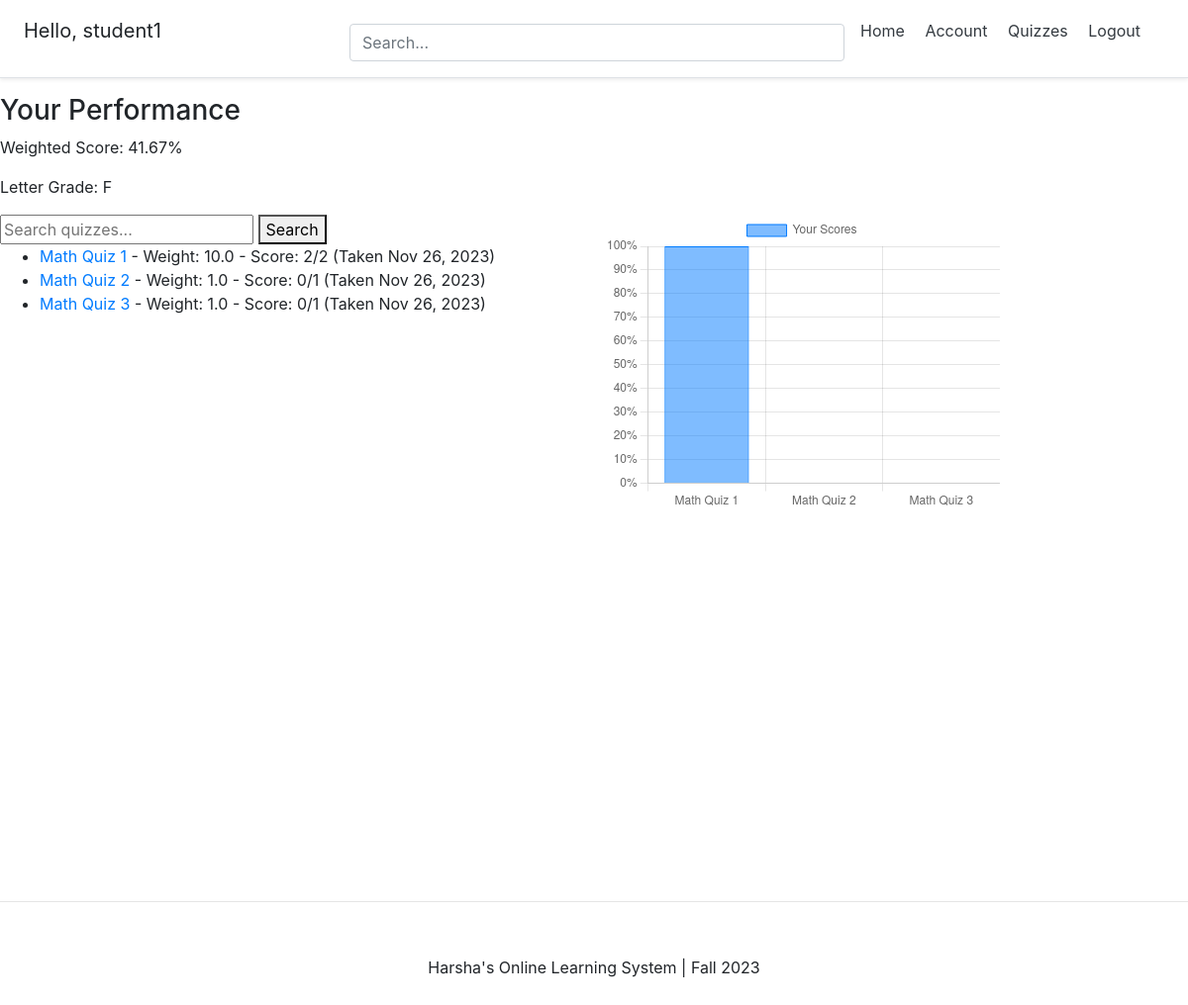
Screenshot of /quizzes/list/ (signed in) with the database file from the repository.
### account/models.py (models this page shows, shortened)
class Account(AbstractBaseUser):
	email 					= models.EmailField(verbose_name="email", max_length=60, unique=True)
	username 				= models.CharField(max_length=30, unique=True)
	date_joined				= models.DateTimeField(verbose_name='date joined', auto_now_add=True)
	last_login				= models.DateTimeField(verbose_name='last login', auto_now=True)
	is_admin				= models.BooleanField(default=False)
	is_active				= models.BooleanField(default=True)
	is_staff				= models.BooleanField(default=False)
	is_superuser			= models.BooleanField(default=False)
	is_teacher = models.BooleanField(default=False)
	USERNAME_FIELD = 'email'
	REQUIRED_FIELDS = ['username',]
	objects = MyAccountManager()

### quizzes/models.py (models this page shows, shortened)
class Quiz(models.Model):
    title = models.CharField(max_length=255, unique=True)
    created_by = models.ForeignKey(settings.AUTH_USER_MODEL, on_delete=models.CASCADE)
    description = models.TextField(default='No description provided')

class Attempt(models.Model):
    quiz = models.ForeignKey(Quiz, on_delete=models.CASCADE, related_name='attempts')
    student = models.ForeignKey(settings.AUTH_USER_MODEL, on_delete=models.CASCADE, related_name='quiz_attempts')
    score = models.IntegerField()
    date_attempted = models.DateTimeField(auto_now_add=True)

### quizzes/views.py (the view)
# urls.py: path('list/', views.quiz_list, name='quiz_list'),
@login_required
def quiz_list(request):
    search_query = request.GET.get('q', '')
    if search_query:
        quizzes = Quiz.objects.filter(title__icontains=search_query).order_by('title')
    else:
        quizzes = Quiz.objects.all().order_by('title')
    quizzes_with_attempts = []
    student_percentages = {}  # Dictionary to hold percentage scores for each quiz
    for quiz in quizzes:
        quiz_weight = QuizWeight.objects.filter(quiz=quiz).first()
        if quiz_weight:
            quiz.weight = quiz_weight.weight
        else:
            quiz.weight = 0
        attempt = Attempt.objects.filter(quiz=quiz, student=request.user).order_by('-date_attempted').first()
        quizzes_with_attempts.append((quiz, attempt))
        if attempt:
            total_questions = quiz.questions.count()
            if total_questions > 0:
                percentage_score = (attempt.score / total_questions) * 100
                student_percentages[quiz.title] = round(percentage_score, 2)
            else:
                student_percentages[quiz.title] = None
        else:
            student_percentages[quiz.title] = None
    subject_labels = list(student_percentages.keys())
    subject_values = [percent if percent is not None else 0 for percent in student_percentages.values()]
    subject_labels_json = json.dumps(subject_labels)
    subject_values_json = json.dumps(subject_values)
    if not request.user.is_teacher:
        weighted_score = compute_weighted_score(request.user)
        letter_grade = assign_letter_grade(weighted_score)
    else:
        weighted_score = None
        letter_grade = None
    if request.user.is_teacher:
        letter_grade_labels, letter_grade_counts = compute_letter_grade_distribution()
    else:
        letter_grade_labels, letter_grade_counts = None, None
    return render(request, 'quizzes/quiz_list.html', {
        'quizzes_with_attempts': quizzes_with_attempts,
        'quizzes': quizzes,
        'search_query': search_query,
        'subject_labels': subject_labels_json,
        'subject_values': subject_values_json,
        'weighted_score': weighted_score,
        'letter_grade': letter_grade,
        'letter_grade_labels': json.dumps(letter_grade_labels) if letter_grade_labels is not None else None,
        'letter_grade_counts': json.dumps(letter_grade_counts) if letter_grade_counts is not None else None,
    })

### quizzes/views.py (called while the page is built)
def compute_weighted_score(student):
    attempts = Attempt.objects.filter(student=student)
    total_weighted_score = 0
    total_weight = 0
    for attempt in attempts:
        quiz_weight = QuizWeight.objects.get(quiz=attempt.quiz).weight
        total_questions = attempt.quiz.questions.count()
        if total_questions > 0:
            normalized_score = attempt.score / total_questions  # Normalize the score
            total_weighted_score += normalized_score * quiz_weight
        total_weight += quiz_weight
    if total_weight > 0:
        weighted_score_percentage = (total_weighted_score / total_weight) * 100
        return round(weighted_score_percentage, 2)  # Round to 2 decimal places
    else:
        return 0

def assign_letter_grade(weighted_score):
    if weighted_score >= 90:
        return 'A'
    elif weighted_score >= 80:
        return 'B'
    elif weighted_score >= 70:
        return 'C'
    elif weighted_score >= 60:
        return 'D'
    elif weighted_score < 60:
        return 'F'

### templates/quizzes/quiz_list.html (shortened to what this page needs)
{% extends 'base.html' %}
{% block content %}
  {% if request.user.is_teacher %}
    <a href="{% url 'quizzes:all_students' %}">View All Students</a>
    <h3>Set Quiz Weight</h3>
    <form method="post" action="{% url 'quizzes:set_quiz_weight' %}">
      {% csrf_token %}
      <select name="quiz_id">
        {% for quiz in quizzes %}
          <option value="{{ quiz.id }}">{{ quiz.title }}</option>
        {% endfor %}
      </select>
      <input type="number" name="weight" min="0" step="0.1" placeholder="Weight">
      <button type="submit">Set Weight</button>
    </form>
    <div style="width: 100px; height: 100px;">
        <canvas id="gradeDistributionChart"></canvas>
    </div>
    <script>
        var ctx = document.getElementById('gradeDistributionChart').getContext('2d');
        var gradeData = {{ letter_grade_distribution.1|safe }};
        var gradeLabels = {{ letter_grade_distribution.0|safe }};
        console.log("Grade Data:", gradeData);  // Debugging in browser console
        console.log("Grade Labels:", gradeLabels);  // Debugging in browser console
        var gradeDistributionChart = new Chart(ctx, {
            type: 'pie',
            data: {
                labels: gradeLabels,
                datasets: [{
                    data: gradeData,
                    backgroundColor: [
                        'rgba(255, 99, 132, 0.5)',
                        'rgba(54, 162, 235, 0.5)',
                        'rgba(255, 206, 86, 0.5)',
                        'rgba(75, 192, 192, 0.5)',
                        'rgba(153, 102, 255, 0.5)',
                        'rgba(255, 159, 64, 0.5)'
                    ],
                    borderColor: [
                        'rgba(255, 99, 132, 1)',
                        'rgba(54, 162, 235, 1)',
                        'rgba(255, 206, 86, 1)',
                        'rgba(75, 192, 192, 1)',
                        'rgba(153, 102, 255, 1)',
                        'rgba(255, 159, 64, 1)'
                    ],
                    borderWidth: 1
                }]
            },
            options: {
                responsive: false,
                maintainAspectRatio: false
            }
        });
    </script>
    <ul>
      {% for quiz in quizzes %}
        <li>
          <a href="{% url 'quizzes:quiz_detail' quiz.title %}">{{ quiz.title }}</a>
          - Weight: {{ quiz.weight }}
        </li>
      {% endfor %}
    </ul>
  {% else %}
    <div>
      <h3>Your Performance</h3>
      <p>Weighted Score: {{ weighted_score|default:"N/A" }}%</p>
      <p>Letter Grade: {{ letter_grade|default:"N/A" }}</p>
    </div>
    <div style="display: flex; justify-content: space-between;">
      <div style="flex: 1; margin-right: 20px;">
        <form method="get" action="{% url 'quizzes:quiz_list' %}">
            <input type="text" name="q" placeholder="Search quizzes...">
            <button type="submit">Search</button>
        </form>
        <ul>
          {% for quiz, attempt in quizzes_with_attempts %}
            <li>
              <a href="{% url 'quizzes:quiz_detail' quiz.title %}">{{ quiz.title }}</a>
              - Weight: {{ quiz.weight }}
              {% if attempt %}
                - Score: {{ attempt.score }}/{{ quiz.questions.count }} (Taken {{ attempt.date_attempted|date:"M d, Y" }})
              {% else %}
                - Not taken
              {% endif %}
            </li>
          {% endfor %}
        </ul>
      </div>
      <div style="flex: 1;">
        <canvas id="scoreChart" style="width: 400px; height: 300px;"></canvas>
      </div>
    </div>
    <script>
        var ctx = document.getElementById('scoreChart').getContext('2d');
        var chartData = JSON.parse(document.getElementById('chart-data').textContent);
        var chartLabels = JSON.parse(document.getElementById('chart-labels').textContent);
        var scoreChart = new Chart(ctx, {
            type: 'bar',
            data: {
                labels: chartLabels,
                datasets: [{
                    label: 'Your Scores',
                    data: chartData,
                    backgroundColor: 'rgba(0, 123, 255, 0.5)',
                    borderColor: 'rgba(0, 123, 255, 1)',
                    borderWidth: 1
                }]
            },
            options: {
                responsive: false,
                maintainAspectRatio: false,
                scales: {
                    y: {
                        beginAtZero: true,
                        ticks: {
                            callback: function(value) {
                                return value + '%';
                            }
                        }
                    }
                }
            }
        });
    </script>
  {% endif %}
{% endblock %}

### templates/base.html (shortened to what this page needs)
<!DOCTYPE html>
<html>
<head>
    {% include 'snippets/header.html' %}
</head>
<body>
    <div class="main">
        {% block content %}
        {% endblock content %}
    </div>
    {% include 'snippets/footer.html' %}
</body>
</html>

### templates/snippets/header.html (shortened to what this page needs)
<link rel="stylesheet" href="https://cdn.jsdelivr.net/npm/bootstrap@4.4.1/dist/css/bootstrap.min.css">
<div class="d-flex flex-column flex-md-row align-items-center p-3 px-md-4 mb-3 bg-white border-bottom shadow-sm">
  <h5 class="my-0 mr-md-auto font-weight-normal">
  	{% if request.user.is_authenticated %}
  	<p>Hello, {{request.user.username}}</p>
  	{% endif %}
  </h5>
  <div class="search-bar mt-sm-2 mr-2">
  	<form method="get">
  		<input type="text" class="form-control" name="q" id="id_q" placeholder="Search...">
  	</form>
  </div>
  <nav class="my-2 my-md-0 mr-md-3">
  	{% if request.user.is_authenticated %}
  		<a class="p-2 text-dark" href="{% url 'home' %}">Home</a>
		<a class="p-2 text-dark" href="{% url 'account' %}">Account</a>
		<a class="p-2 text-dark" href="{% url 'quizzes:quiz_list' %}">Quizzes</a>
		<a class="p-2 text-dark" href="{% url 'logout' %}">Logout</a></p>
  	{% else %}
  		<a class="p-2 text-dark" href="{% url 'home' %}">Home</a>
  		<a class="p-2 text-dark" href="{% url 'login' %}">Login</a>
		<a class="btn btn-outline-primary" href="{% url 'register' %}">Register</a>
  	{% endif %}
  </nav>
</div>

### templates/snippets/footer.html (shortened to what this page needs)
<hr>
<div class="d-flex flex-row align-items-center footer" >
	<p class="m-auto">Harsha's Online Learning System | Fall 2023</p>
</div>

### templates/snippets/header.html (style rules this page uses)
@media (min-width: 768px) { html { font-size: 16px; } }
.search-bar { max-width: 500px; width: 100%; }
form { width: 100%; }

### templates/snippets/base_css.html (style rules this page uses)
body { background-color: #FFFFFF; }

### templates/base.html (style rules this page uses)
.main { min-height:100vh; height: 100%; }

### templates/snippets/footer.html (style rules this page uses)
.footer { min-height: 100px; }

### rows the page displays
Account: user.username "student1"
Quiz: title "Math Quiz 1", weight "10.0", score "2", questions.count "2", date_attempted "Nov 26, 2023"
Quiz: title "Math Quiz 2", weight "1.0", score "0", questions.count "1", date_attempted "Nov 26, 2023"
Quiz: title "Math Quiz 3", weight "1.0", score "0", questions.count "1", date_attempted "Nov 26, 2023"

### other values shown
{{ weighted_score|default:"N/A" }} "41.67"
{{ letter_grade|default:"N/A" }} "F"
